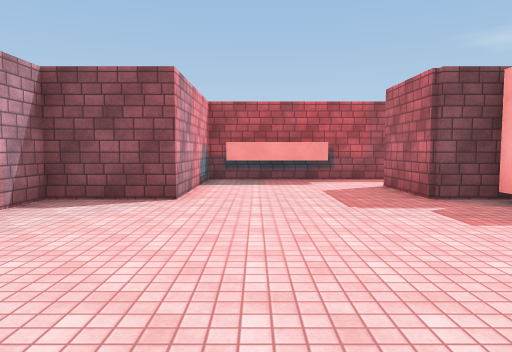
View 1 (above)

14 first-person views from a walk through a scene from a Unity 3-D project. The camera is 1.5 m above the floor, tilts 4° down and sees 70° across. The floor is counted in squares, 2 m on a side. Each view is taken from the middle of a square. On the plan, view 1 faces up. The plan holds only what a view shows up to about 11 squares ahead; the rest is blank. The place goes on beyond the plan. Surface patterns are stand-ins for the level's own textures.

View 2
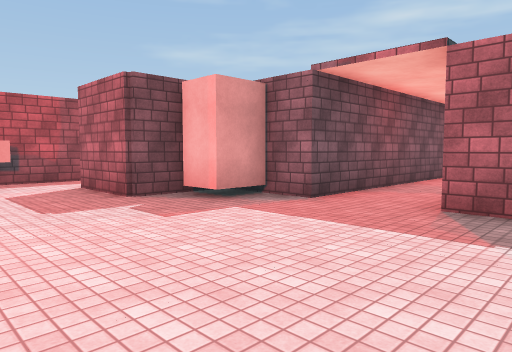

View 3
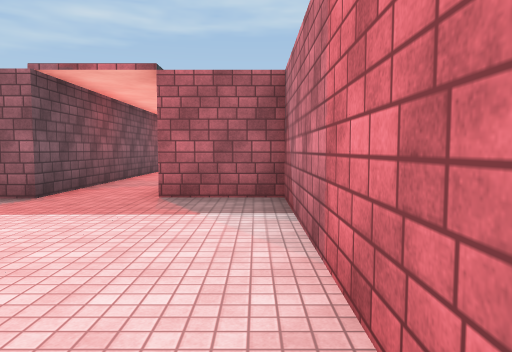

View 4
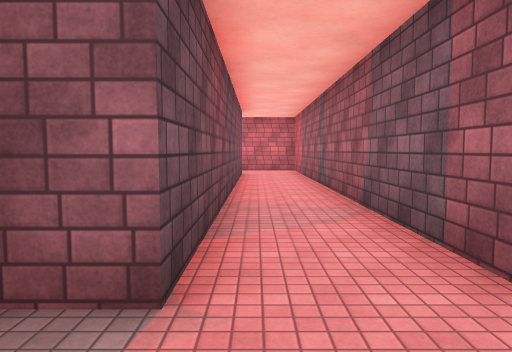

View 5
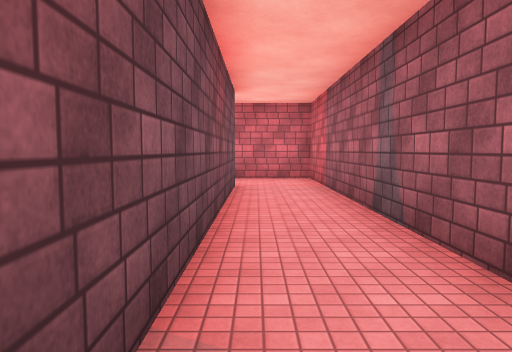

View 6
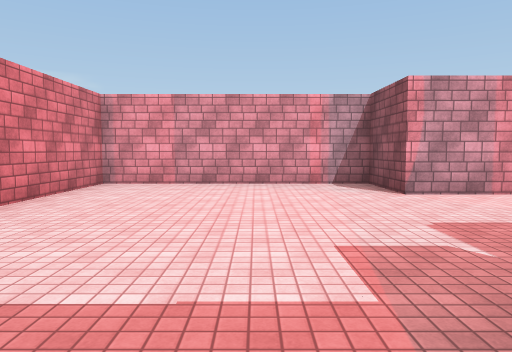

View 7
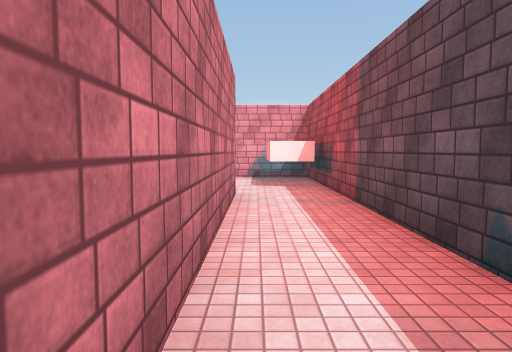

View 8
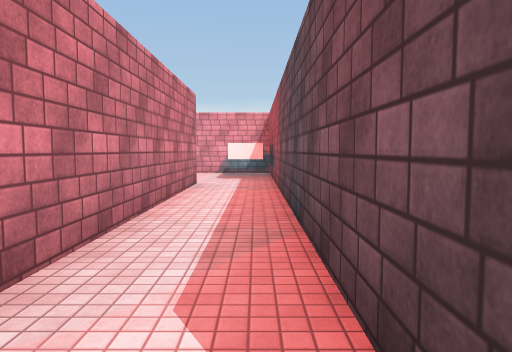

View 9
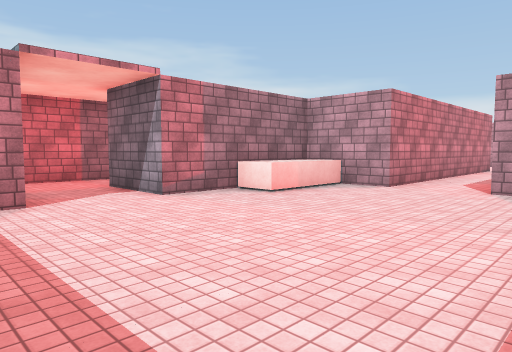

View 10
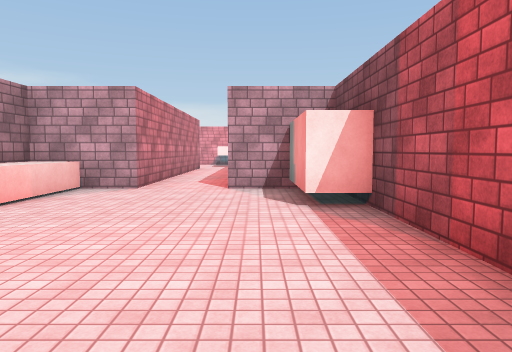

View 11
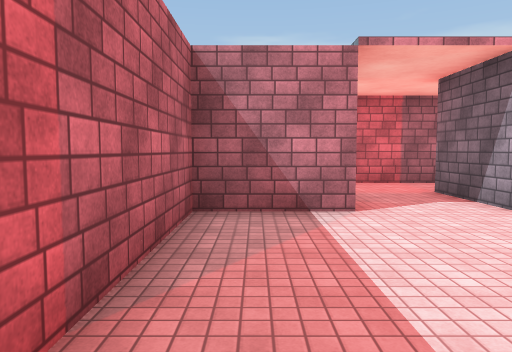

View 12
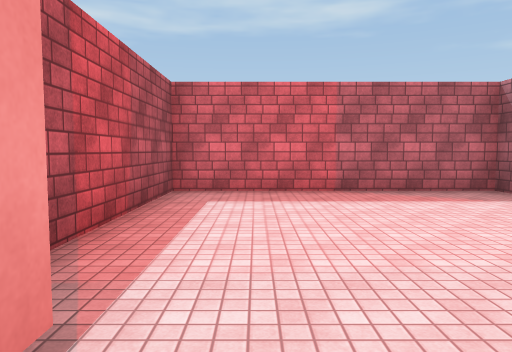

View 13
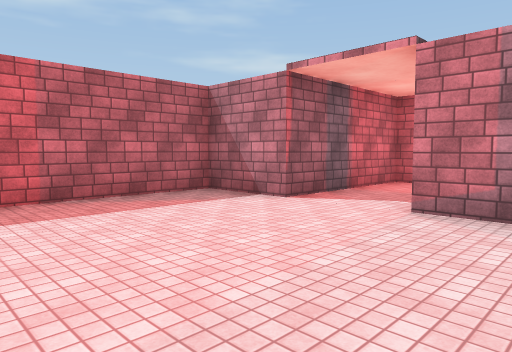

View 14
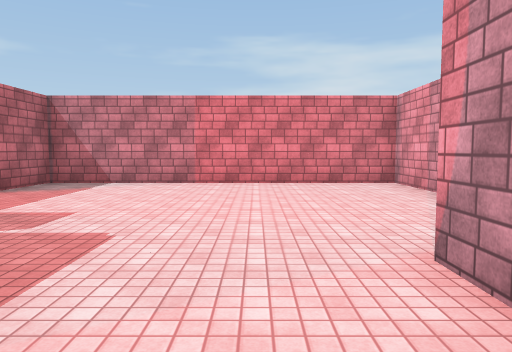

### Floor plan
Ten units are one square. View 1 is at (0, 0); x grows to the right and y downward. Boxes are objects, and circles mark ways between rooms. Rooms are numbered by the first view taken in them; rooms with no view inside come last. Other rooms are left out.
<svg viewBox="-37 -121 230 131">
<path fill="none" stroke="#000" d="M48 -44 36 -44 36 -54M39 -55 27 -55 27 -76 108 -76 108 -55M50 -15 168 -15 168 -55M16 -92 16 -83 -8 -83M105 -94 -12 -94 -12 -55 -32 -55 -32 5 47 5 47 -16M148 -55 148 -34 47 -34 47 -48M132 -116 132 -107 108 -107 108 -94M168 -55 188 -55 188 -115 126 -115M108 -66 132 -66 132 -56M108 -55 148 -55"/>
<circle cx="107" cy="-80" r="3" fill="#2a7"/>
<circle cx="155" cy="-45" r="3" fill="#2a7"/>
<text x="40" y="-40">1</text>
<text x="150" y="-90">2</text>
</svg>
Room 1 opens to room 2.

Where each view was taken, in squares from view 1:
view 1: 0 up, 0 right, facing up
view 2: 0 up, 0 right, facing up-right
view 3: 0 up, 1 left, facing right
view 4: 3 up, 3 right, facing right
view 5: 3 up, 7 right, facing right
view 6: 3 up, 5 right, facing left
view 7: 8 up, 9 right, facing left
view 8: 9 up, 11 right, facing left
view 9: 11 up, 18 right, facing down-left
view 10: 10 up, 18 right, facing left
view 11: 10 up, 18 right, facing down
view 12: 10 up, 12 right, facing right
view 13: 10 up, 13 right, facing down-right
view 14: 8 up, 0 right, facing down
